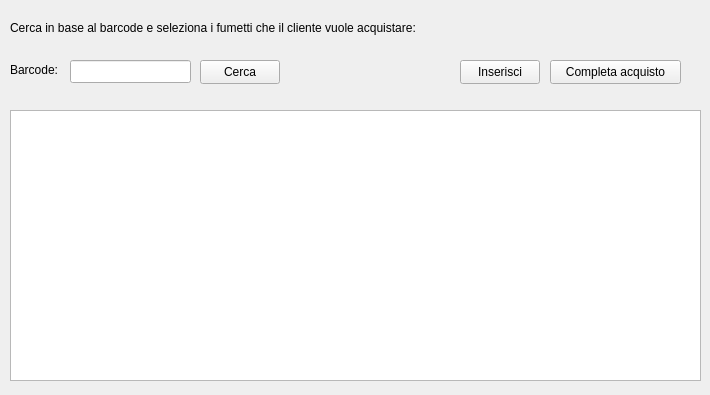
<?xml version="1.0" encoding="UTF-8"?>
<ui version="4.0">
 <class>RicercaFumettiAcquistati</class>
 <widget class="QWidget" name="RicercaFumettiAcquistati">
  <property name="geometry">
   <rect>
    <x>0</x>
    <y>0</y>
    <width>710</width>
    <height>395</height>
   </rect>
  </property>
  <property name="windowTitle">
   <string>Ricerca fumetti</string>
  </property>
  <widget class="QLabel" name="label">
   <property name="geometry">
    <rect>
     <x>10</x>
     <y>20</y>
     <width>681</width>
     <height>16</height>
    </rect>
   </property>
   <property name="text">
    <string>Cerca in base al barcode e seleziona i fumetti che il cliente vuole acquistare:</string>
   </property>
  </widget>
  <widget class="QListView" name="lista_fumetti">
   <property name="geometry">
    <rect>
     <x>10</x>
     <y>110</y>
     <width>691</width>
     <height>271</height>
    </rect>
   </property>
  </widget>
  <widget class="QLabel" name="label_2">
   <property name="geometry">
    <rect>
     <x>10</x>
     <y>60</y>
     <width>71</width>
     <height>20</height>
    </rect>
   </property>
   <property name="text">
    <string>Barcode:</string>
   </property>
  </widget>
  <widget class="QLineEdit" name="line_barcode">
   <property name="geometry">
    <rect>
     <x>70</x>
     <y>60</y>
     <width>121</width>
     <height>23</height>
    </rect>
   </property>
  </widget>
  <widget class="QPushButton" name="btn_cerca">
   <property name="geometry">
    <rect>
     <x>200</x>
     <y>60</y>
     <width>80</width>
     <height>24</height>
    </rect>
   </property>
   <property name="text">
    <string>Cerca</string>
   </property>
  </widget>
  <widget class="QPushButton" name="btn_inserisci">
   <property name="geometry">
    <rect>
     <x>460</x>
     <y>60</y>
     <width>80</width>
     <height>24</height>
    </rect>
   </property>
   <property name="text">
    <string>Inserisci</string>
   </property>
  </widget>
  <widget class="QPushButton" name="btn_completa">
   <property name="geometry">
    <rect>
     <x>550</x>
     <y>60</y>
     <width>131</width>
     <height>24</height>
    </rect>
   </property>
   <property name="text">
    <string>Completa acquisto</string>
   </property>
  </widget>
 </widget>
 <resources/>
 <connections/>
</ui>
